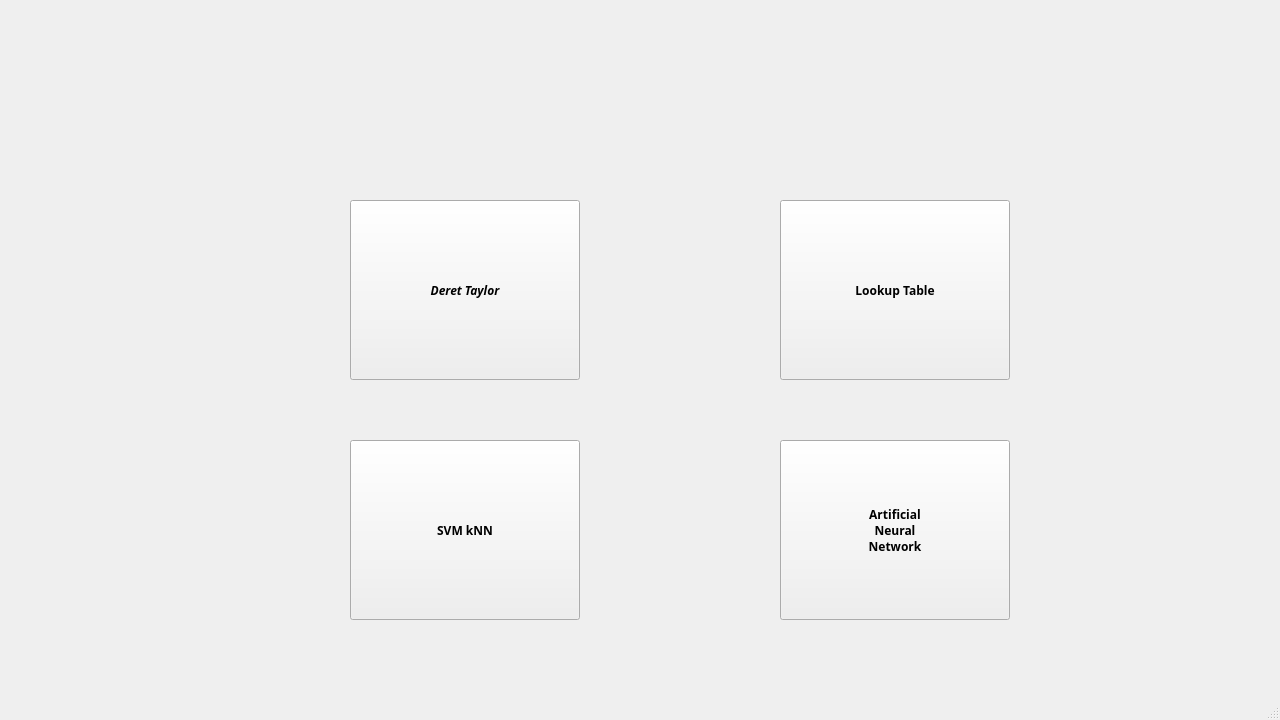
<?xml version="1.0" encoding="UTF-8"?>
<ui version="4.0">
 <class>HomepageWindow</class>
 <widget class="QMainWindow" name="MainWindow">
  <property name="geometry">
   <rect>
    <x>0</x>
    <y>0</y>
    <width>1280</width>
    <height>720</height>
   </rect>
  </property>
  <property name="font">
   <font>
    <family>Poppins</family>
    <weight>75</weight>
    <bold>true</bold>
   </font>
  </property>
  <property name="windowTitle">
   <string>MainWindow</string>
  </property>
  <widget class="QWidget" name="centralwidget">
   <widget class="QPushButton" name="pushButtonTaylor">
    <property name="geometry">
     <rect>
      <x>350</x>
      <y>200</y>
      <width>230</width>
      <height>180</height>
     </rect>
    </property>
    <property name="font">
     <font>
      <family>Poppins</family>
      <weight>75</weight>
      <italic>true</italic>
      <bold>true</bold>
     </font>
    </property>
    <property name="text">
     <string>Deret Taylor</string>
    </property>
   </widget>
   <widget class="QPushButton" name="pushButtonLookup">
    <property name="geometry">
     <rect>
      <x>780</x>
      <y>200</y>
      <width>230</width>
      <height>180</height>
     </rect>
    </property>
    <property name="text">
     <string>Lookup Table</string>
    </property>
   </widget>
   <widget class="QPushButton" name="pushButtonSVMKNN">
    <property name="geometry">
     <rect>
      <x>350</x>
      <y>440</y>
      <width>230</width>
      <height>180</height>
     </rect>
    </property>
    <property name="text">
     <string>SVM kNN</string>
    </property>
   </widget>
   <widget class="QPushButton" name="pushButtonANN">
    <property name="geometry">
     <rect>
      <x>780</x>
      <y>440</y>
      <width>230</width>
      <height>180</height>
     </rect>
    </property>
    <property name="text">
     <string>Artificial 
Neural
Network</string>
    </property>
   </widget>
  </widget>
  <widget class="QMenuBar" name="menubar">
   <property name="geometry">
    <rect>
     <x>0</x>
     <y>0</y>
     <width>1280</width>
     <height>23</height>
    </rect>
   </property>
  </widget>
  <widget class="QStatusBar" name="statusbar"/>
 </widget>
 <resources/>
 <connections/>
</ui>
